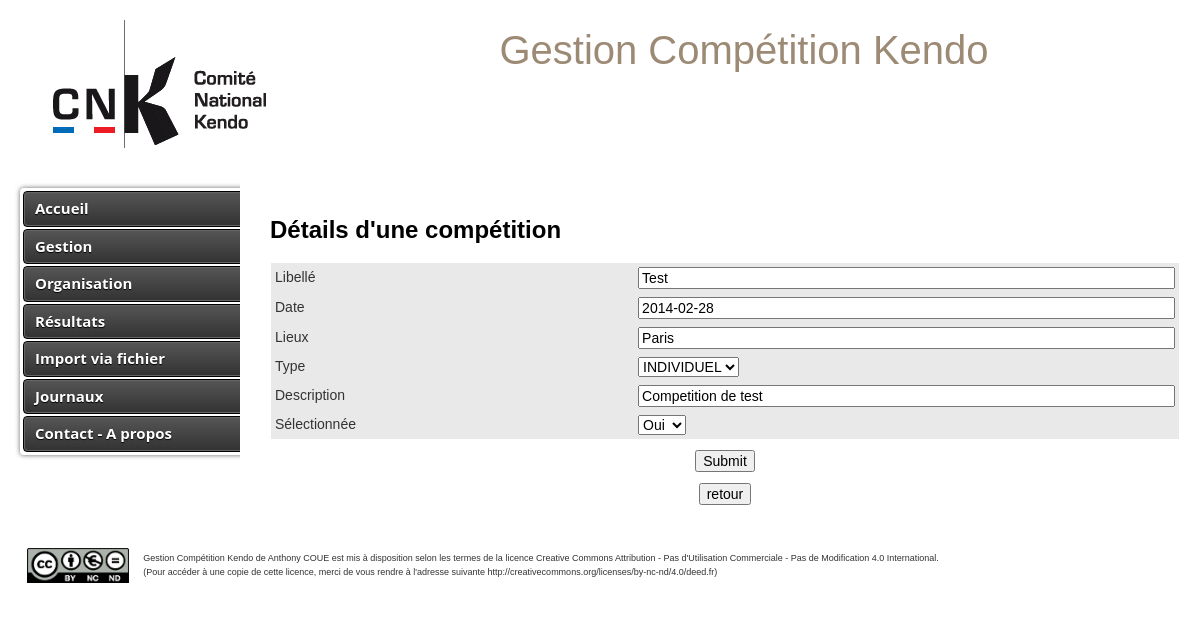
Page /index.php?action=afficheCompetition&id=1 on the earlier database version.
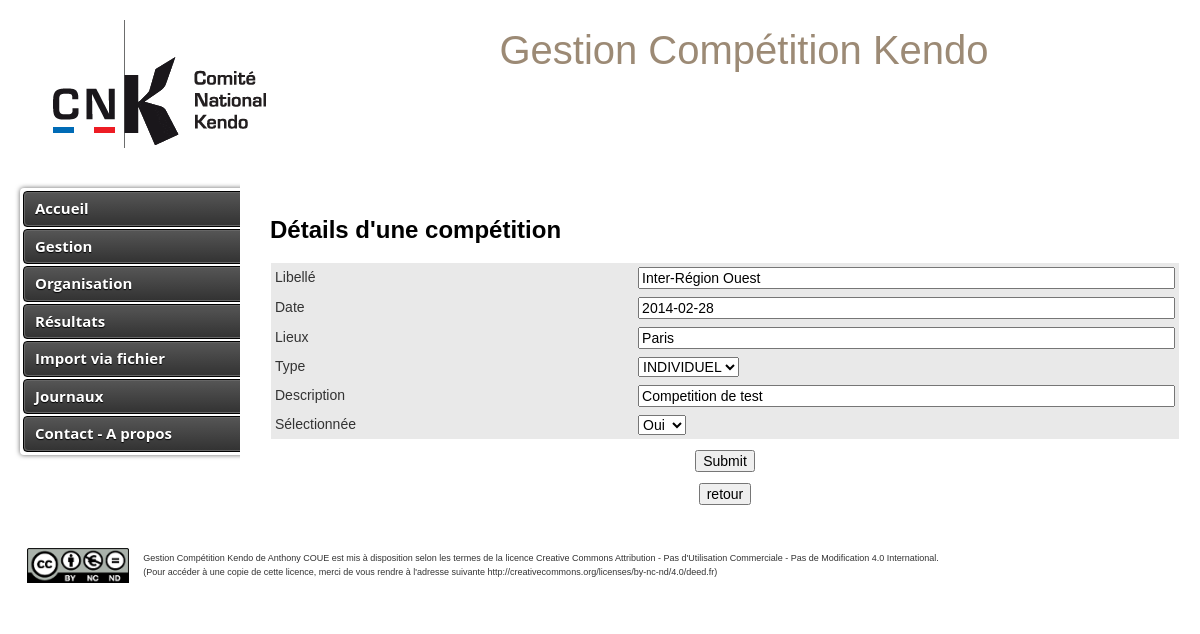
Same page on the later database version.
### tables this page shows
CREATE TABLE `competition` (
  `idcompetition` int(10) NOT NULL AUTO_INCREMENT,
  `libelle` varchar(255) NOT NULL,
  `datecompetition` date NOT NULL,
  `lieux` varchar(100) DEFAULT NULL,
  `type` int(1) NOT NULL DEFAULT '0' COMMENT '0 = Individuel 1 = éuipe',
  `description` text NOT NULL,
  `selected` int(1) NOT NULL DEFAULT '0',
  PRIMARY KEY (`idcompetition`)
);

### Controleur/ControleurGestion.php (called while the page is built, shortened)
<?php
require_once 'Modele/Gestion.php';
class ControleurGestion {
	private $gestion;
	public function __construct() {
    	$this->gestion = new Gestion();
    }
    public function afficherCompetition($idCompetition) {
    	$competition = $this->gestion->getCompetition($idCompetition);
        $vue = new Vue("Gestion","DetailCompetition");
        $vue->generer(array('competition' => $competition), null);
    }
}

### index.php (called while the page is built, shortened)
<?php
$routeur = new Routeur();
$routeur->routerRequete();

### Modele/Gestion.php (called while the page is built, shortened)
<?php
require_once 'Modele/Modele.php';
class Gestion extends Modele {
	public function getCompetition($idCompetition) {
		try {
			$sql = "SELECT * FROM competition WHERE idcompetition = ? ";
			$result	= $this->executerRequete($sql, array($idCompetition));
			return $result->fetch();
		} catch (Exception $e) {
	    	Log::afficherErreur("getCompetition() : ".$e->getMessage());
	    	log::loggerErreur("getCompetition() : ".$e->getMessage());
	    	return null;
		}
	}
}

### Config/Configuration.php (called while the page is built)
<?php
class Configuration {
    private static $parametres;
    public static function get($nom, $valeurParDefaut = null) {
    	$valRetour = self::getParametres($nom);
        if (isset($valRetour)) {
            $valeur = $valRetour;
        } else {
            $valeur = $valeurParDefaut;
        }
        return $valeur;
    }
    private static function getParametres($param) {
        if (self::$parametres == null) {
            $cheminFichier = "Config/config.ini";
            if (!file_exists($cheminFichier)) {
                throw new Exception("Aucun fichier de configuration trouve");
            }
            else {
                self::$parametres = parse_ini_file($cheminFichier);
            }
        }
        return self::$parametres[$param];
    }
}

### Modele/Modele.php (called while the page is built, shortened)
<?php
require_once 'Config/Configuration.php';
abstract class Modele {
    private $bdd;
    protected function executerRequete($sql, $params = null) {
        if ($params == null) {
            $stmt = $this->getBdd()->query($sql);
        }
        else {
            $stmt = $this->getBdd()->prepare($sql);
            $stmt->execute($params);
        }
        return $stmt;
    }
    private function getBdd() {
        if ($this->bdd == null) {
        	$dsn = Configuration::get("dsn");
            $login = Configuration::get("login");
            $mdp = Configuration::get("mdp");
            try {
            	$this->bdd = new PDO($dsn, $login, $mdp, array(PDO::ATTR_ERRMODE => PDO::ERRMODE_EXCEPTION));
			} catch(PDOException $e) {
  				afficherErreur("getBdd()".$e->getMessage());
			}
        }
        return $this->bdd;
    }
}

### Vue/Gestion/vueDetailCompetition.php (the view, shortened to what this page needs)
<p><h3>D&eacute;tails d'une comp&eacute;tition</h3></p>
<form action="index.php?action=modificationCompetition" method="post" id="modifierCompetition">
	<table id="csstable" align="center">
		<tr>
			<td width="40%">Libell&eacute;</td>
			<td width='60%'><input type='text' id='libelle' name='libelle' value='<?php echo $competition['libelle'] ?>' size='100px' /></td>
		</tr>
		<tr>
			<td>Date</td>
			<td><input type='text' id='datecompetition' name='datecompetition' size='70px' value='<?php echo $competition['datecompetition'] ?>' /></td>
		</tr>
		<tr>
			<td>Lieux</td>
			<td><input type='text' id='lieux' name='lieux' value='<?php echo $competition['lieux'] ?>' size='100px' /></td>
		</tr>
		<tr>
			<td>Type</td>
			<td><SELECT name='type' size='1'><?php
				if ($competition['type'] == 1) {
					echo "<option value='1' selected >EQUIPE</OPTION> ";
					echo "<option value='0' >INDIVIDUEL</option>";
				} else {
					echo "<option value='0' selected >INDIVIDUEL</option>";
				}
?>
				</SELECT></td>
		</tr>
		<tr>
			<td>Description</td>
			<td><input type='text' id='description' name='description' value='<?php echo $competition['description'] ?>' size='100px' /></td>
		</tr>
		<tr>
			<td>S&eacute;lectionn&eacute;e</td>
			<td><SELECT name='selected' size='1'>
			<?php
				if ($competition['selected'] == 1) {
					echo "<option value='1' selected >Oui</OPTION> ";
				} else {
					echo "<option value='0' selected >Non</option>";
					echo "<option value='1' >Oui</option> ";
				}
?>
				</SELECT></td>
		</tr>
	</table>
	<p align='center' ><input type="submit" name="valider" /></p>
</form>
<p align='center' ><input type='button' name='retour' value='retour' onclick='window.location.replace("index.php?action=gestionCompetition")' /></p>

Differences in the rows shown:
changed competition "Paris": libelle "Test" → "Inter-Région Ouest"
